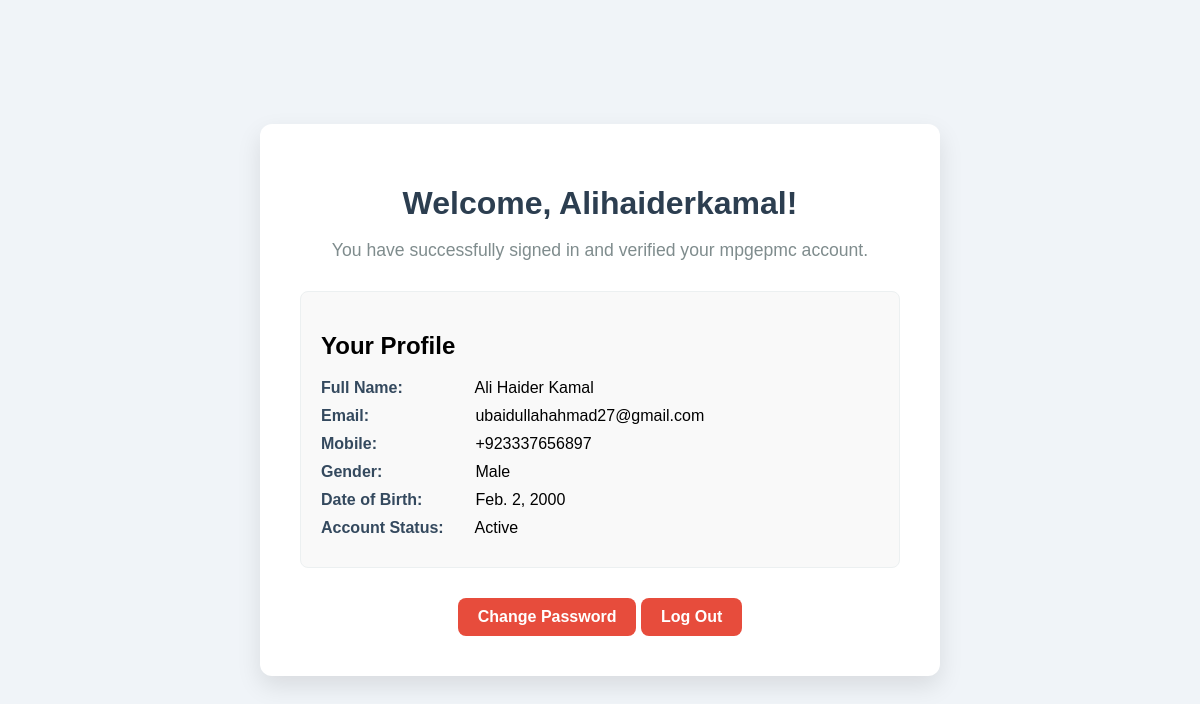
Page /users/home/ (signed in) on the committed database.
### mpgepmcusers/models.py (models this page shows, shortened)
class mpgepmcusersUser(AbstractBaseUser, PermissionsMixin):
    GENDER_CHOICES = GENDER_CHOICES
    first_name = models.CharField(max_length=64)
    middle_name = models.CharField(max_length=64, blank=True, null=True) # Optional
    last_name = models.CharField(max_length=64)
    gender = models.CharField(
        max_length=1,
        choices=GENDER_CHOICES,
    )
    custom_gender = models.CharField(
        max_length=64,
        blank=True,
        null=True,
        verbose_name='Specify Gender (if Other selected)'
    )
    date_of_birth = models.DateField()
    email = models.EmailField(unique=True)
    mobile_number = models.CharField(max_length=15, unique=True) # 9 to 15 digits for international
    username = models.CharField(max_length=64, unique=True, null=True, blank=True)
    is_active = models.BooleanField(default=False) # Must be False until OTP is verified
    is_staff = models.BooleanField(default=False)
    date_joined = models.DateTimeField(default=timezone.now)
    last_password_change = models.DateTimeField(default=timezone.now)
    USERNAME_FIELD = 'email'
    REQUIRED_FIELDS = ['first_name', 'last_name', 'gender', 'date_of_birth', 'mobile_number', 'username'] # UPDATED: Added 'username'
    objects = mpgepmcusersUserManager()
    class Meta:
        verbose_name = 'mpgepmc User'
        verbose_name_plural = 'mpgepmc Users'

### mpgepmcusers/views.py (the view)
# urls.py: path('home/', views.mpgepmcusers_home, name='home'),
@login_required
def mpgepmcusers_home(request):
    return render(request, 'mpgepmcusers/mpgepmcusers_home.html')

### templates/mpgepmcusers/mpgepmcusers_home.html (shortened to what this page needs)
<!DOCTYPE html>
<html lang="en">
<head>
</head>
<body>
    <div class="container">
        <h1>Welcome, {{ user.username }}!</h1>
        <p>You have successfully signed in and verified your mpgepmc account.</p>
        <div class="user-info">
            <h2>Your Profile</h2>
            <div><strong>Full Name:</strong> {{ user.first_name }} {{ user.middle_name }} {{ user.last_name }}</div>
            <div><strong>Email:</strong> {{ user.email }}</div>
            <div><strong>Mobile:</strong> {{ user.mobile_number }}</div>
            <div><strong>Gender:</strong> {{ user.get_gender_display }}</div>
            <div><strong>Date of Birth:</strong> {{ user.date_of_birth }}</div>
            <div><strong>Account Status:</strong> Active</div>
        </div>
        <a href="{% url 'mpgepmcusers:change_password' %}" class="btn-logout">Change Password</a>
        <a href="{% url 'mpgepmcusers:logout' %}" class="btn-logout">Log Out</a>
    </div>
</body>
</html>

### templates/mpgepmcusers/mpgepmcusers_home.html (style rules this page uses)
body { font-family: Arial, sans-serif; background-color: #f0f4f8; display: flex; justify-content: center; align-items: center; min-height: 100vh; margin: 0; }
.container { background-color: #ffffff; padding: 40px; border-radius: 12px; box-shadow: 0 10px 25px rgba(0, 0, 0, 0.1); text-align: center; max-width: 600px; width: 90%; }
h1 { color: #2c3e50; margin-bottom: 10px; }
p { color: #7f8c8d; margin-bottom: 30px; font-size: 1.1em; }
.user-info { text-align: left; margin-top: 20px; padding: 20px; border: 1px solid #ecf0f1; border-radius: 8px; background-color: #f9f9f9; }
.user-info div { margin-bottom: 10px; }
.user-info strong { color: #34495e; display: inline-block; width: 150px; }
.btn-logout { display: inline-block; padding: 10px 20px; margin-top: 30px; background-color: #e74c3c; color: #ffffff; border: none; border-radius: 8px; font-weight: bold; text-decoration: none; transition: background-color 0.3s; }

### rows in the picture
mpgepmcusersUser: username "Alihaiderkamal", first_name "Ali", middle_name "Haider", last_name "Kamal", email "ubaidullahahmad27@gmail.com", mobile_number "+923337656897", gender "Male", date_of_birth "Feb. 2, 2000"
